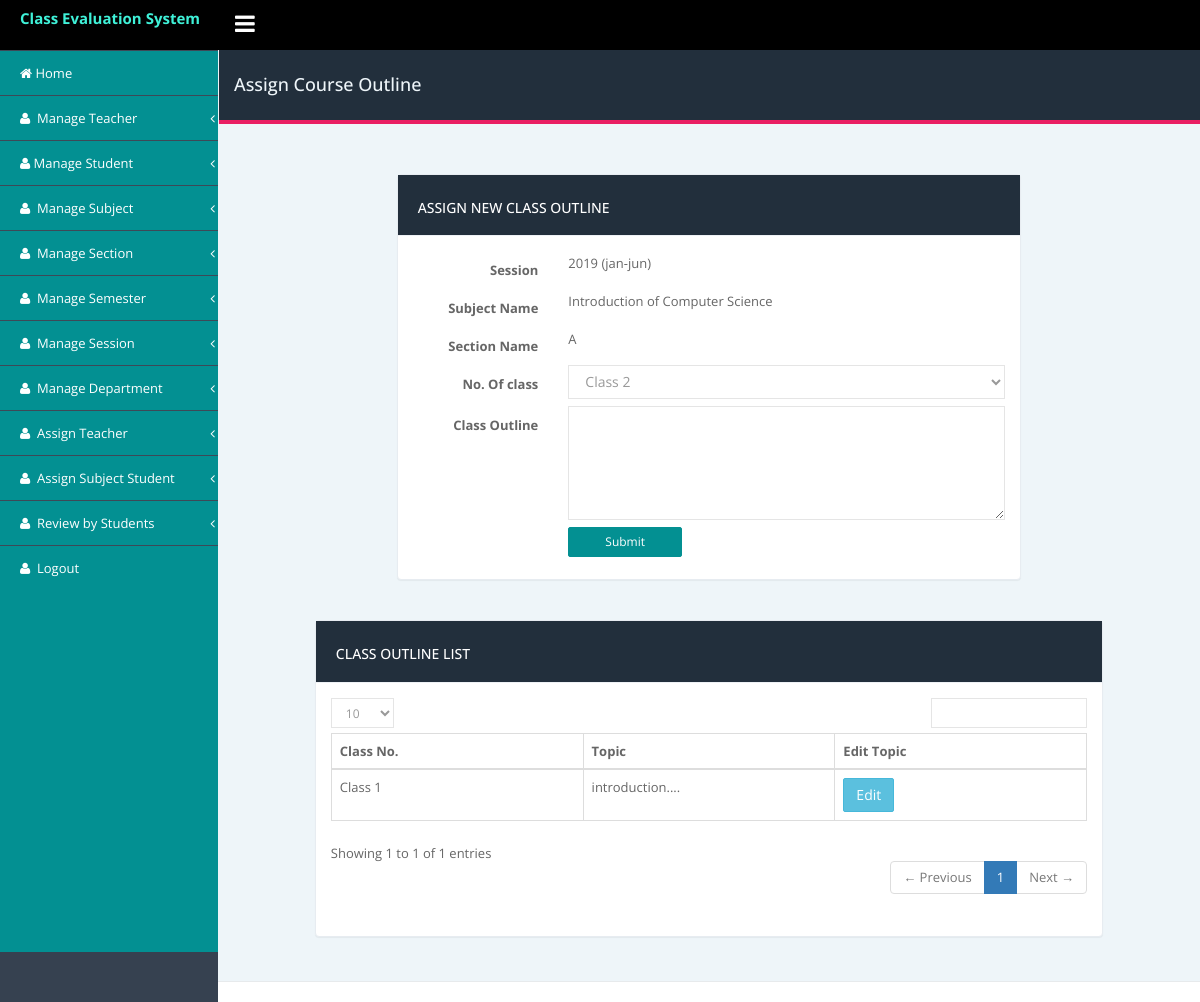
Screenshot of /admin/course_outline/assign_course_outline.php?id=1 (signed in) with the database file from the repository.
### tables this page shows
CREATE TABLE `teacher` (
  `id` int(11) NOT NULL,
  `teacher_id` varchar(250) DEFAULT NULL COMMENT 'same as member id',
  `name` varchar(250) DEFAULT NULL,
  `status` int(11) NOT NULL DEFAULT '1',
  `created_at` datetime DEFAULT NULL,
  `updated_at` timestamp NULL DEFAULT CURRENT_TIMESTAMP
);

CREATE TABLE `session` (
  `id` int(11) NOT NULL,
  `session_name` varchar(255) DEFAULT NULL,
  `year` year(4) NOT NULL,
  `status` tinyint(4) DEFAULT '1',
  `created_at` datetime DEFAULT NULL,
  `updated_at` timestamp NULL DEFAULT CURRENT_TIMESTAMP
);

CREATE TABLE `subject` (
  `id` int(11) NOT NULL,
  `subject_id` varchar(150) DEFAULT NULL,
  `subject_name` varchar(255) NOT NULL,
  `semester` int(11) DEFAULT NULL,
  `status` tinyint(4) NOT NULL DEFAULT '1' COMMENT '1=active,0=inactive',
  `created_at` datetime NOT NULL,
  `updated_at` timestamp NOT NULL DEFAULT CURRENT_TIMESTAMP
);

CREATE TABLE `section` (
  `id` int(11) NOT NULL,
  `section_name` varchar(255) DEFAULT NULL,
  `status` tinyint(4) DEFAULT '1' COMMENT '1=active,0=inactive',
  `created_at` datetime DEFAULT NULL,
  `updated_at` timestamp NULL DEFAULT NULL
);

CREATE TABLE `course_outline` (
  `id` int(11) NOT NULL,
  `assign_class_id` int(11) DEFAULT NULL COMMENT 'from assign class',
  `course_outline` text,
  `class_no` int(11) DEFAULT NULL COMMENT 'from assign class',
  `status` tinyint(4) NOT NULL DEFAULT '1',
  `created_at` datetime DEFAULT NULL,
  `updated_at` timestamp NULL DEFAULT NULL
);

### admin/course_outline/assign_course_outline.php (the view, shortened to what this page needs)
<?php include('../includes/db/connection_db.php');?>
<!DOCTYPE html>
<html lang="en">
<head>
        <?php include('../includes/head_link.php');?>
    </head>
    <body class="fixed-top">
        <div id="wrapper">
             <?php include('../includes/nav_header.php');?>
            <div class="page-container">
                <?php include('../includes/left_sidebar.php');?>
                <div class="page-content-wrapper">
                    <div class="content-wrapper container">
                        <div class="row">
                            <div class="col-sm-12">
                                <div class="page-title">
                                    <div class="row">
                                        <h4 class="pull-left">Assign Course Outline</h4>
                                    </div>
                                </div>
                            </div>
                        </div>
                        <div class="row">
                            <div class="col-md-8 col-md-offset-2">
                                <div class="panel panel-card margin-b-30">
                                    <div class="panel-heading">
                                      <h5>Assign new class outline</h5>
                                    </div>
                                    <div class="panel-body">
                                    <form class="form-horizontal" method="post" action="<?=$base?>/sql/insert_sql.php">
                                    <?php
                                          if(isset($_GET['id'])){
                                          $a_class_id = $_GET['id'];
                                          $sql = "SELECT teacher.name as name,
                                          a_class.number_of_class as number_of_class,
                                          a_class.id as a_class_id,
                                          -- c_outline.class_no as class_no,
                                          section.section_name as section,
                                          session.session_name as session,
                                          session.year as s_year,
                                          subject.subject_name as subject
                                          from assign_teacher as ast
                                          left join session
                                          on ast.session_id=session.id
                                          left join section
                                          on ast.section_id=section.id
                                          left join assign_class as a_class
                                          on a_class.assign_teacher_id = ast.id
                                          left join teacher
                                          on teacher.teacher_id=ast.teacher_id
                                          -- left join course_outline as c_outline
                                          -- on c_outline.assign_class_id=a_class.id
                                          left join subject
                                          on subject.id=ast.subject_id
                                          where a_class.id =$a_class_id";
                                          $query=$conn->query($sql);
                                          if($query->num_rows > 0) {
                                              while($data = $query->fetch_assoc()){
                                                 $section=$data['section'];
                                                 $session=$data['session'];
                                                 $s_year=$data['s_year'];
                                                 $subject=$data['subject'];
                                                 $number_of_class=$data['number_of_class'];
                                            ?>
                                            <div class="form-group">
                                            <label class="col-lg-3 control-label">Session
                                            </label>
                                            <div class="col-lg-9">
                                            <?php echo $s_year." (".$session.")";?>
                                            </div>
                                            </div>
                                            <div class="form-group">
                                            <label class="col-lg-3 control-label">Subject Name
                                            </label>
                                            <div class="col-lg-9">
                                            <?=$subject;?>
                                            </div>
                                            </div>
                                            <div class="form-group">
                                            <label class="col-lg-3 control-label">Section Name
                                            </label>
                                            <div class="col-lg-9">
                                            <?=$section;?>
                                            </div>
                                            </div>
                                            <div class="form-group">
                                            <label class="col-lg-3 control-label">No. Of class
                                            </label>
                                            <div class="col-lg-9">
                                            <select name="number_of_class" class="form-control" id="">
                                              <?php
                                              $sql2 = "SELECT class_no from course_outline where assign_class_id=$a_class_id and status = 1";
                                              $result2 = $conn->query($sql2);
                                              $options = '';
                                              if ($result2->num_rows > 0) {
                                              while($row2 = $result2->fetch_assoc()) {
                                                for ($i=1; $i <= $number_of_class ; $i++) {
                                                  if ($row2['class_no'] != $i) {
                                                    $options .= '<option value="'.$i.'">Class '.$i.'</option>';
                                                  }
                                                  else{
                                                      $options = '';
                                                    }
                                                  }
                                                }
                                              }
                                              else{
                                                for ($i=1; $i <= $number_of_class ; $i++) {
                                                    $options .= '<option value="'.$i.'">Class '.$i.'</option>';
                                                    }
                                              }
                                              echo $options;
                                              ?>
                                            </select>
                                            </div>
                                            </div>
                                            <div class="form-group">
                                            <label class="col-lg-3 control-label">Class Outline
                                            </label>
                                            <div class="col-lg-9">
                                            <textarea name="course_outline" id="" rows="5" class="form-control"></textarea>
                                            </div>
                                            </div>
                                            <div class="form-group">
                                                <div class="col-lg-offset-3 col-lg-9">
                                                    <input type="submit" class="btn btn-sm btn-primary" name="add_course_outline" value="submit">
                                                </div>
                                            </div>
                                            <?php   }
                                          }
                                        }
                                        ?>
                                        </form>
                                    </div>
                                </div>
                            </div>
                        </div>
                        <div class="row">
                        <div class="col-md-10 col-md-offset-1"><div class="panel panel-card margin-b-30 m-4">
                              <div class="panel-heading">
                                      <h5>Class Outline List</h5>
                                    </div>
                              <div class="panel-body">
                              <div class="table-responsive">
                                            <table id="basic-datatables" class="table table-bordered" style="table-layout:fixed">
                                                <thead>
                                                    <tr>
                                                        <th> Class No. </th>
                                                        <th> Topic </th>
                                                        <th> Edit Topic </th>
                                                    </tr>
                                                </thead>
                                                <tbody>
                                                <?php
                                                $sql = "SELECT id,class_no, course_outline
                                                from course_outline where assign_class_id = $a_class_id and status = 1";
                                                $result = $conn->query($sql);
                                                if ($result->num_rows > 0) {
                                                while($row = $result->fetch_assoc()) { ?>
                                                <tr>
                                                    <td><?php echo "Class ".$row['class_no'];?></td>
                                                    <td><?php
                                                    echo substr($row['course_outline'], 0, 15)."....";?></td>
                                                    <td>  <a href="update_course_outline.php?page_id=<?php echo $a_class_id;?>&&id=<?php echo $row['id'];?>"class="btn btn-info">
                                                        Edit
                                                     </a></td>
                                                </tr>
                                                    <?php } } ?>
                                                </tbody>
                                            </table>
                                        </div>
                              </div>
                          </div> </div>
                        </div>
                    </div>
                  <?php include('../includes/footer.php');?>
            </div>
        </div>
    </body>
</html>

### admin/assets/css/style.css (style rules this page uses)
body { font-family: 'Open Sans', sans-serif; font-size: 13px; line-height: 1.42857143; color: #666; background-color: #f5f5f5; min-height: 100%; margin: 0px; padding: 0px; line-height: 24px; overflow-x: hidden; font-weight: 400; }
.margin-b-30 { margin:20px 0px; }
a { color: #3ff1d8; text-decoration: none; }
.table-responsive { min-height: .01%; overflow-x: hidden; }
.btn-primary { color: #fff; background-color: #36c6d3; border-color: #039092; }
.btn:not(.btn-raised).btn-primary, .input-group-btn .btn:not(.btn-raised).btn-primary { color: #fff; }
.btn.btn-sm, .input-group-btn .btn.btn-sm, .btn-group-sm .btn, .btn-group-sm .input-group-btn .btn { padding: 5px 36px; }
.panel { min-width:250px; }
.btn { text-transform: capitalize; font-weight: 400; letter-spacing: 0px; border-radius:2px; -webkit-border-radius: 2px; }
.form-control,.form-control[disabled], .form-control[readonly], fieldset[disabled] .form-control { border-radius: 0px; box-shadow: none; border: 1px solid rgba(0,0,0,0.1); color: #999; background-color: transparent; }
.btn-primary { background-color: #039092; }
.fixed-top .page-container { margin-top: 50px; }
.page-container { margin: 0; padding: 0; position: relative; }
.content-wrapper.container { width: 100%; }
.page-title { margin: 0px; margin-left: -14px; margin-right: -15px; padding-left: 30px; padding-right: 30px; padding-top: 15px; padding-bottom: 15px; margin-bottom: 30px; background-color: #222f3c; color:#eef5f9!important; border-bottom: 4px solid #E91E63; }
.content-wrapper.container { padding-bottom:45px; }
.page-content-wrapper { margin-left: 218px; margin-top: 0; min-height: 600px; background: #eef5f9; position: relative; }
.panel { border: 1px solid #e7ecf1!important; border-radius: 0px; }
.panel-heading { border-bottom: 1px solid #eef1f5; padding: 15px 20px 10px; border-top-left-radius: 0px; border-top-right-radius: 0px; font-size: 16px; text-transform:uppercase; }
.form-group { padding-bottom: 7px; margin: 0px 0 0 0; }
[class*="panel-"] > .panel-heading { border: 0; border-bottom: 1px solid #eef1f5; background-color: #222f3c; color: #fff; }
.panel { margin-bottom: 20px; background-color: #fff; border: 1px solid transparent; border-radius: 4px; -webkit-box-shadow: 0 1px 1px rgba(0,0,0,.05); box-shadow: 0 1px 1px rgba(0,0,0,.05); }

### rows the page displays
teacher: session.year "2019", session.session_name "jan-jun", subject.subject_name "Introduction of Computer Science", section.section_name "A", number_of_class "Class 2"
course_outline: class_no "1", course_outline "introduction"
